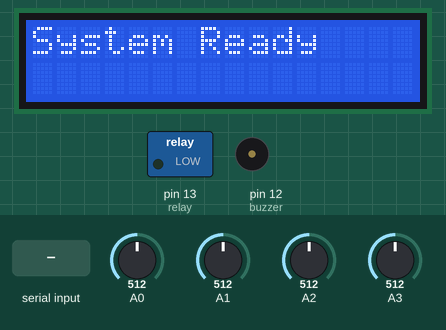
Bench run of a sketch on a simulated Arduino Uno, built with avr-gcc and run on an emulated ATmega328P. Shown: 16×2 character LCD, switched loads named in the sketch (green lamp = pin HIGH), buzzer (waves = sounding, pin HIGH). Inputs (shaded band) come from the test bench; at power-on: A1 = 512, A0 = 512, A2 = 512, A3 = 512. What the sketch prints to the serial monitor is not drawn.

Above: at 0.6 s.
At 2.5 s:
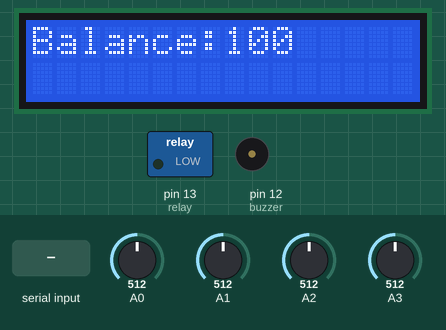
2.6 s: A1 set to 604
5.3 s: A1 set to 630
At 8.1 s:
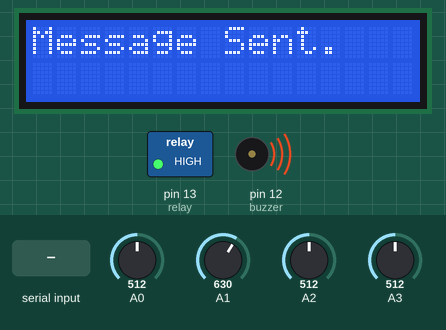
8.3 s: "*" received over Serial
At 10.6 s:
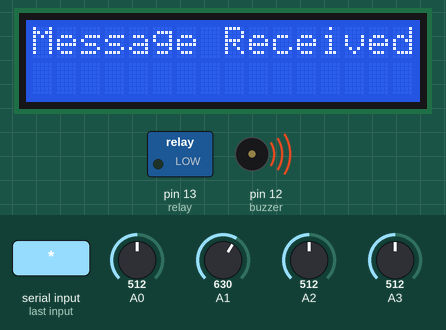
11.3 s: "90,45\n" received over Serial
Timing chart, 0 to 14.3 s (numbered marks = the images above; inputs shaded):
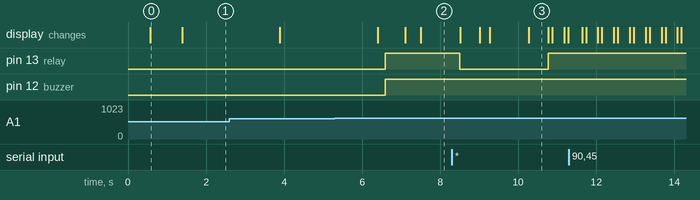

Measured:
- the behaviour switches between 613 and 614 on A1 (found by bisection; images 1 and 2)
- after the input at 8.3 s, the display: first differs from a run without the input after 2.0 s (image 3)
- what the display in image 0 shows lasts 0.8 s, from 0.6 s to 1.4 s
- what the display in image 3 shows lasts 0.5 s, from 10.3 s to 10.8 s

The sketch:

bottom_arduino.ino
```cpp
#include <LiquidCrystal.h>
#include <SoftwareSerial.h>
#include<EEPROM.h>

uint32_t ts1 = micros();
double Sens=6.872;
int theft=0;
LiquidCrystal lcd(9,8,5,4,3,2);
SoftwareSerial mySerial(7,6);

#define relay 13
#define buzzer 12

String bal="";
float slope1 = 90.9;
float slope2 = 0.1;
int rupees=100;
float u=0;
char str[70],flag1=0,flag2=0;
unsigned int temp=0,i=0,x=0,k=0;

void setup()
{
  pinMode(10, INPUT);
  pinMode(11, INPUT);
  pinMode(12, OUTPUT);
  pinMode(13, OUTPUT);


  lcd.begin(16,2);
  mySerial.begin(9600);
  Serial.begin(9600);

  lcd.setCursor(0,0);
  lcd.print("Automatic Energy");

  lcd.setCursor(0,1);
  lcd.print("      Meter    ");
  delay(500);

  lcd.clear();
  lcd.setCursor(0,0);
  lcd.print("GSM Initializing...");

  //gsm_init();

  lcd.clear();
  lcd.setCursor(0,0);
  lcd.print("System Ready");

  Serial.println("AT+CNMI=2,2,0,0,0");

  init_sms();

  send_data("System Ready");

  delay(200);
  lcd.clear();
  lcd.setCursor(0,0);
  Serial.println("Setup exited");
}


void loop()
{
  theft_detection();

  String mes;

  if(theft!=1)
  {
    if(rupees<15)
    {
      lcd.clear();
      lcd.setCursor(0,0);
      lcd.print("LOW Balance");
      lcd.setCursor(0,1);
      lcd.print("Recharge!!");
      delay(50);
    }
    else
    {
      lcd.clear();
      lcd.setCursor(0,0);
      lcd.print("Balance:");
      lcd.print(rupees);//here we are displaying the balance
      lcd.print("      ");
      delay(500);
      read_pulse();
      check_status();
    }
    if(temp==1)
    {
     decode_message();
     //send_confirmation_sms();
    }
  }
  else
  {
    lcd.clear();
    lcd.setCursor(0,0);
    lcd.print("Theft!!!");
    delay(100);
    lcd.setCursor(0,1);
    lcd.print("check connection");
    mes="theft of elecricity is occuring check your connection";
    delay(100);
    send_data(mes);
  }
}

void theft_detection()
{
  int v1,v2,i1,i2;
  v1=analogRead(A0);
  Serial.println(v1);
  v2=analogRead(A3);
  Serial.println(v2);                   //this function is used to detect if theft of electricity
  i1=analogRead(A2);
  Serial.println(i1);
  i2=analogRead(A1);
  Serial.println(i2);
  i1=((i1+3)*5.0)/1023;
  i1=(i1-2.5)*Sens*1.414;
  i2=(i2*5.0)/1023;
  i2=(i2-2.5)*Sens*1.414;
  if((v1<v2)||(i1<i2))
  {
    theft=1;
    digitalWrite(relay,HIGH);
    digitalWrite(buzzer,HIGH);
  }
}

void gsm_init()
{
  lcd.clear();
  lcd.print("Finding Module..");
  boolean at_flag=1;
  while(at_flag)
  {
    Serial.println("AT");

    while(Serial.available()>0)
    {
      if(Serial.find("OK"))
      at_flag=0;
    }
    delay(1000);
  }

  lcd.clear();
  lcd.print("Module Connected..");
  delay(1000);

  lcd.clear();
  lcd.print("Disabling ECHO");
  boolean echo_flag=1;
  while(echo_flag)
  {
    Serial.println("ATE0");
    while(Serial.available()>0)
    {
      if(Serial.find("OK"))
      echo_flag=0;
    }
    delay(1000);
  }

  lcd.clear();
  lcd.print("Echo OFF");
  delay(1000);

  lcd.clear();
  lcd.print("Finding Network..");
  boolean net_flag=1;
  while(net_flag)
  {
    Serial.println("AT+CPIN?");
    while(Serial.available()>0)
    {
      if(Serial.find("OK"))
      net_flag=0;
    }
    delay(1000);
  }

  lcd.clear();
  lcd.print("Network Found..");
  delay(1000);
  lcd.clear();
}

void init_sms()
{
   Serial.println("AT+CMGF=1");       //format of message is set to text mode
   delay(200);
   Serial.println("AT+CMGS=\"+918287114222\"");    //sends to the network provider
   delay(200);
}

void send_data(String message)
{                                       //The below part is the actual code for sms but for simualtion purposes we have used the beside code
   Serial.println(message);            //mySerial.println("AT+CMGF=1");
  delay(200);                          //delay(1000);  // Delay of 1 second
                                      //mySerial.println("AT+CMGS=\"+918095179909\"\r"); // Replace x with mobile number
                                      //mySerial.println(message);// The SMS text you want to sen
}

void serialEvent()
{
  while(Serial.available())         //if something is there to be read
  {
    Serial.println("Enter command");
   // delay(500);
    char ch=(char)Serial.read();
    str[i++]=ch;      //adds the new character to the string
    if(ch == '*')    //* will basically clear the lcd
    {
      temp=1;
      lcd.clear();
      lcd.print("Message Received");
      delay(500);
      break;
    }
  }
}

void read_pulse()
{
      uint32_t ts2 = micros();
      uint32_t tsf = ts2 - ts1;
      float r;
      float power,units,I1,If;

      float V = analogRead(A0);
      float I = analogRead(A1);
      I1=(I*5.0)/1023;
      If=(I1-2.5)*Sens*1.414;


      V = V*slope1*5/1023;

      power = V * If;
      units = power * tsf;

      r=(units-u)*0.05;
      u+=(units-u);
      rupees=rupees-r;
      Serial.print("After deduction:");
      Serial.println(rupees);
      delay(2000);


    }

void check_status()
{
      if(rupees>15)
      {
        digitalWrite(relay, LOW);
        flag1=0;
        flag2=0;
      }
      if(rupees<15 && flag1==0)
      {
       lcd.clear();
       lcd.setCursor(0,0);
       lcd.print("LOW Balance");                           //initialising necessary condn (phone number) to send the message.
       send_data("Energy Meter Balance Alert:");
       digitalWrite(relay, HIGH);
       digitalWrite(buzzer,HIGH);
       delay(500);                                         //send alert to the gsm module too

       lcd.clear();
       lcd.setCursor(0,0);
       Serial.println("Current Balance = ");
       Serial.println(rupees);
       delay(200);

       send_data("Please recharge your energy meter soon.\n Thank you");

       message_sent();
       flag1=1;
      }
      if(rupees<5 && flag2==0)
     {
      digitalWrite(relay, LOW);
      lcd.clear();
      lcd.print("Light Cut Due to");
      lcd.setCursor(0,1);
      lcd.print("Low Balance");
      delay(500);
      lcd.clear();
      lcd.setCursor(0,0);
      lcd.print("Please Recharge ");
      lcd.setCursor(0,1);
      lcd.print("UR Energy Meter ");
      send_data("Energy Meter Balance Alert:\nLight cut due to low Balance\nPlease recharge your energy meter soon.\n Thank you");
      message_sent();
      flag2=1;
    }
}


void decode_message()
{
  x=0,k=0,temp=0;
     while(x<i)
     {
      while(str[x]=='#')
      {
        x++;
        bal="";
        while(str[x]!='*')          //the message sent by the user is getting decoded
        {
          bal+=str[x++];
        }
      }
      x++;
    }
    bal+='\0';
}

void send_confirmation_sms()
{
    int recharge_amount = bal.toInt();
    rupees+=recharge_amount;
    lcd.clear();
    lcd.print("Energy Meter ");
    lcd.setCursor(0,1);
    lcd.print("Recharged:");
    lcd.print(recharge_amount);
    send_data("Energy Meter Balance Alert:\nYour energy meter has been recharged Rs:");
    send_data(bal);
    send_data("Total Balance:");
    Serial.println(rupees);
    delay(200);
    send_data("Eelctricity Has Been Connected\nThank you");
    temp=0;
    i=0;
    x=0;
    k=0;
    delay(1000);
    message_sent();
}

void message_sent()
{
  lcd.clear();
  lcd.print("Message Sent.");
  delay(1000);
}
```
